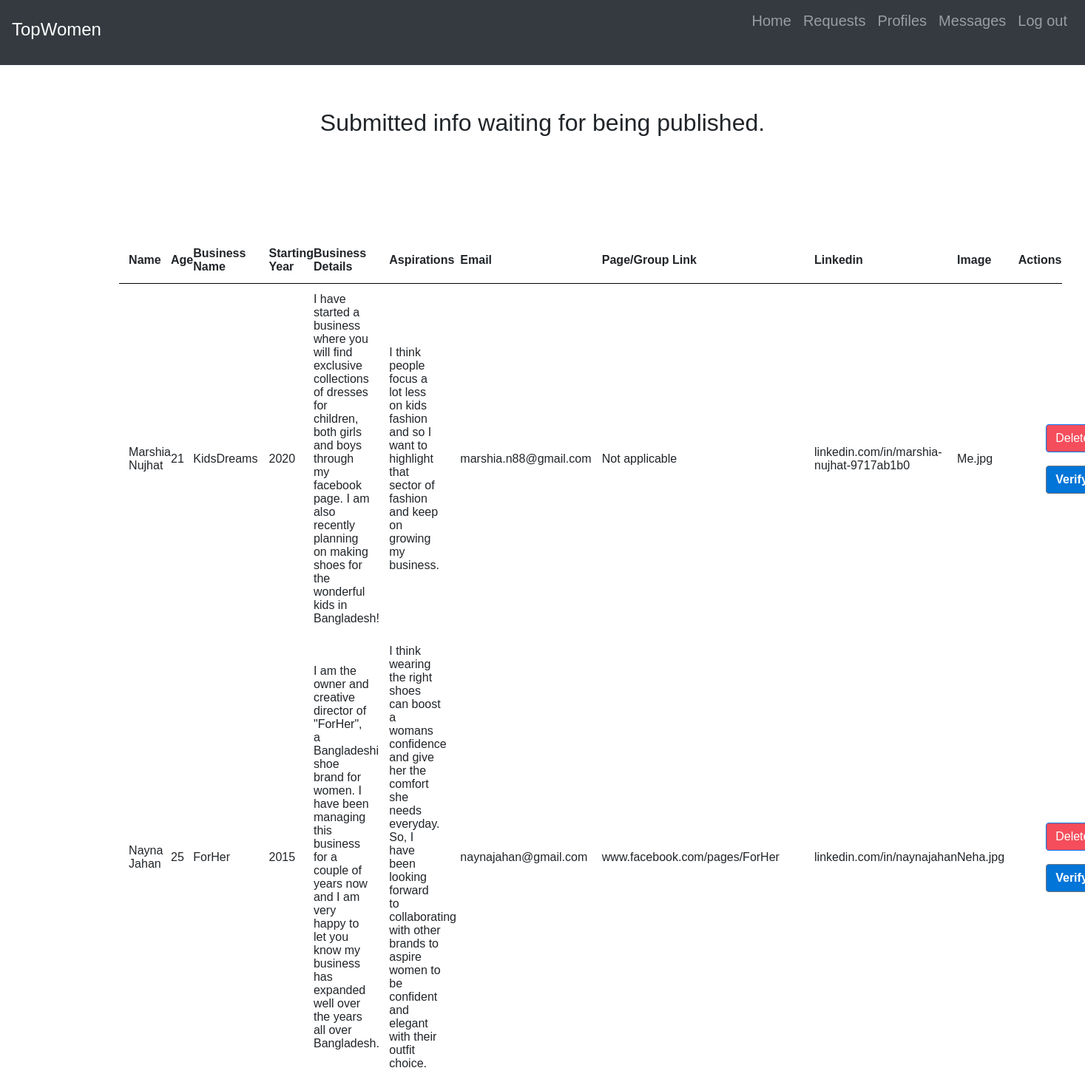
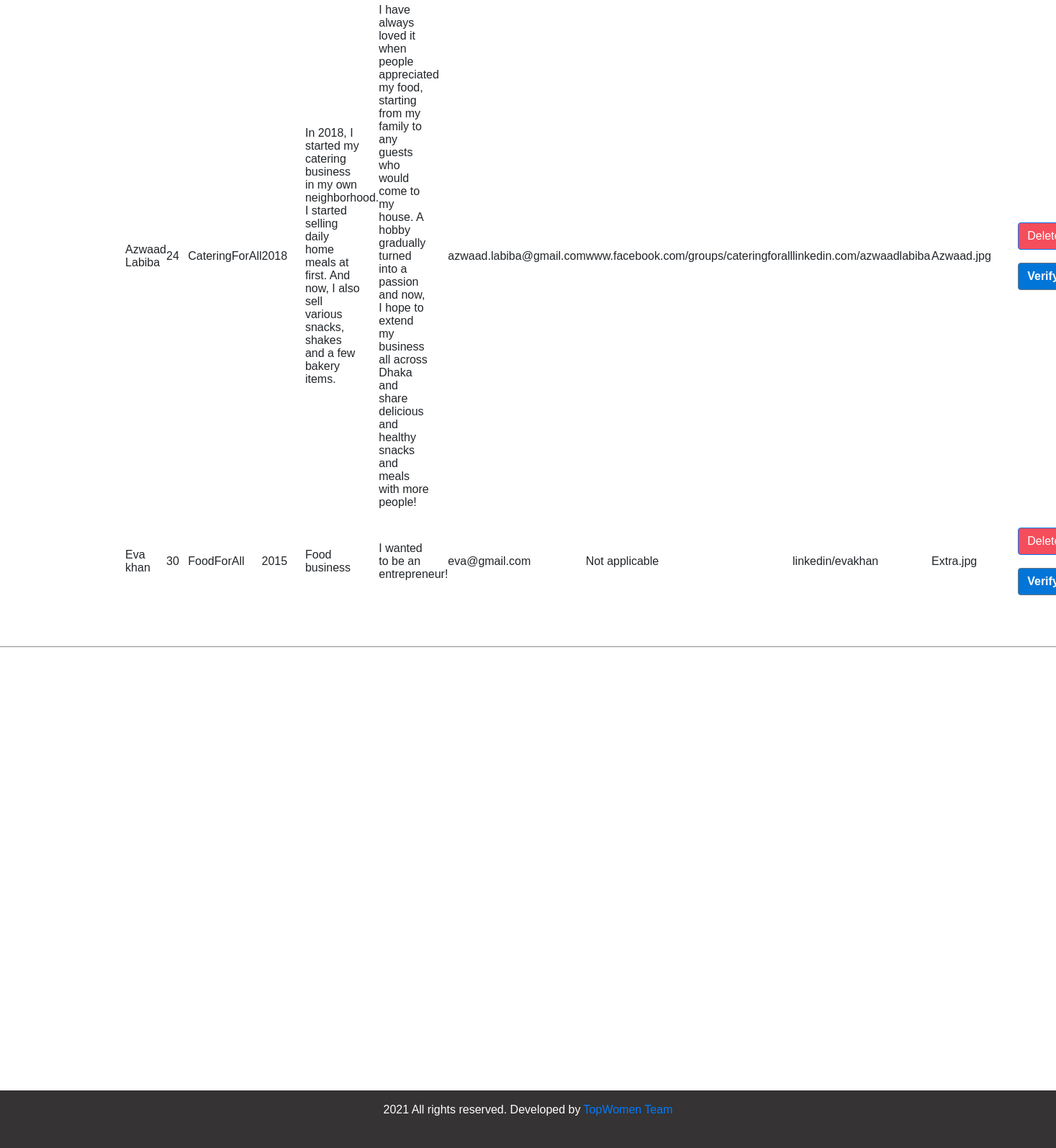
/admin/instructors.php, run on the app's committed database (2 pictures, top to bottom).
### tables this page shows
CREATE TABLE `women` (
  `id` int(11) NOT NULL,
  `name` varchar(50) NOT NULL,
  `age` int(10) NOT NULL,
  `business` varchar(60) NOT NULL,
  `startyear` int(10) NOT NULL,
  `details` varchar(500) NOT NULL,
  `aspirations` varchar(450) NOT NULL,
  `linkedin` varchar(100) NOT NULL,
  `email` varchar(50) NOT NULL,
  `image` varchar(255) NOT NULL,
  `socialmedia` varchar(200) NOT NULL
);

### admin/instructors.php (the view)
<?php include('partials/menu.php'); ?>
	<div class="main-content">
		<div class="wrapper">
		<link rel="stylesheet" href="https://maxcdn.bootstrapcdn.com/bootstrap/4.5.2/css/bootstrap.min.css">
	<h2><p class="text-center">Submitted info waiting for being published.</p> </h2>
	<br><br><br><br><br>
	<table class="tbl-full">
		<tr>
			<th>Name</th>
			<th>Age</th>
			<th>Business Name</th>
			<th>Starting Year</th>
			<th>Business Details</th>
			<th>Aspirations</th>
			<th>Email</th>
			<th>Page/Group Link</th>
			<th>Linkedin</th>
			<th>Image</th>
			<th>Actions</th>
		</tr>
		<?php
		$sql= "SELECT *FROM women";
		$res=mysqli_query($conn, $sql);
		if($res== TRUE)
		{
			$count= mysqli_num_rows($res);
			if($count>0){
				while($rows= mysqli_fetch_assoc($res))
				{
					echo '<tr>';
                    echo "<td>" .$rows['name']. "</td>";
                    echo "<td>" .$rows['age']. "</td>";
					echo "<td>" .$rows['business']. "</td>";
					echo "<td>" .$rows['startyear']. "</td>";
					echo "<td>" .$rows['details']. "</td>";
					echo "<td>" .$rows['aspirations']. "</td>";
					echo "<td>" .$rows['email']. "</td>";
					echo "<td>" .$rows['socialmedia']. "</td>";
					echo "<td>" .$rows['linkedin']. "</td>";
					echo "<td>" .$rows['image']. "</td>";
					echo "<td> <a href='delete-someone.php?name=$rows[name]' ><input type='submit' value='Delete' class= 'btn btn-primary' style='background-color: #f54d5b' ></a>
					<br><br> <a href='verify-someone.php?name=$rows[name]' ><input type='submit' value='Verify' class= 'btn btn-secondary' style='background-color:#0275d8;
					text-decoration: none;
					font-weight: bold;
					color: solid white;
					margin-left: 80%;'></a> </td>";
					echo '</tr>';
		?>
			<?php
				}
			}
			else{
				echo "No Data!";
			 }
		}
		?>
	</table>
	</div>
	</div>
<?php include('partials/footer.php'); ?>

### css/admin.css (style rules this page uses)
* { margin:0; padding:0; font-family: Arial, Helvetica, sans-serif; }
.wrapper { padding: 1%; width: 80%; margin: 0 auto; }
.text-center { text-align : center; }
.tbl-full { width: 100%; }
table tr th { border-bottom: 1px solid black; padding: 1%; text-align: left; }
table tr td { padding:1%; }
.btn-primary { background-color: #0275d8; padding: 1%; text-decoration: none; font-weight: bold; color: solid white; margin-left: 80%; }
.btn-secondary { background-color: #0275d8; padding: 1%; text-decoration: none; font-weight: bold; color: solid black; }
.main-content { background-color: solid white; border-bottom: 1px solid rgb(145, 137, 137); padding:3% 0; }

### data on the page
women: name "Marshia Nujhat", age "21", business "KidsDreams", startyear "2020", details "I have started a business where you will find exclusive collections of dresses for children, both girls and boys through my facebook page. I am also recently planning on making shoes for the wonderful kids in Bangladesh!", aspirations "I think people focus a lot less on kids fashion and so I want to highlight that sector of fashion and keep on growing my business.", email "marshia.n88@gmail.com", socialmedia "Not applicable", linkedin "linkedin.com/in/marshia-nujhat-9717ab1b0", image "Me.jpg"
women: name "Nayna Jahan", age "25", business "ForHer", startyear "2015", details "I am the owner and creative director of \"ForHer\", a Bangladeshi shoe brand for women. I have been managing this business for a couple of years now and I am very happy to let you know my business has expanded well over the years all over Bangladesh.", aspirations "I think wearing the right shoes can boost a womans confidence and give her the comfort she needs everyday. So, I have been looking forward to collaborating with other brands to aspire women to be confident and elegant with their outfit choice.", email "naynajahan@gmail.com", socialmedia "www.facebook.com/pages/ForHer", linkedin "linkedin.com/in/naynajahan", image "Neha.jpg"
women: name "Azwaad Labiba", age "24", business "CateringForAll", startyear "2018", details "In 2018, I started my catering business in my own neighborhood. I started selling daily home meals at first. And now, I also sell various snacks, shakes and a few bakery items.", aspirations "I have always loved it when people appreciated my food, starting from my family to any guests who would come to my house. A hobby gradually turned into a passion and now, I hope to extend my business all across Dhaka and share delicious and healthy snacks and meals with more people!", email "azwaad.labiba@gmail.com", socialmedia "www.facebook.com/groups/cateringforall", linkedin "linkedin.com/azwaadlabiba", image "Azwaad.jpg"
women: name "Eva khan", age "30", business "FoodForAll", startyear "2015", details "Food business", aspirations "I wanted to be an entrepreneur!", email "eva@gmail.com", socialmedia "Not applicable", linkedin "linkedin/evakhan", image "Extra.jpg"
